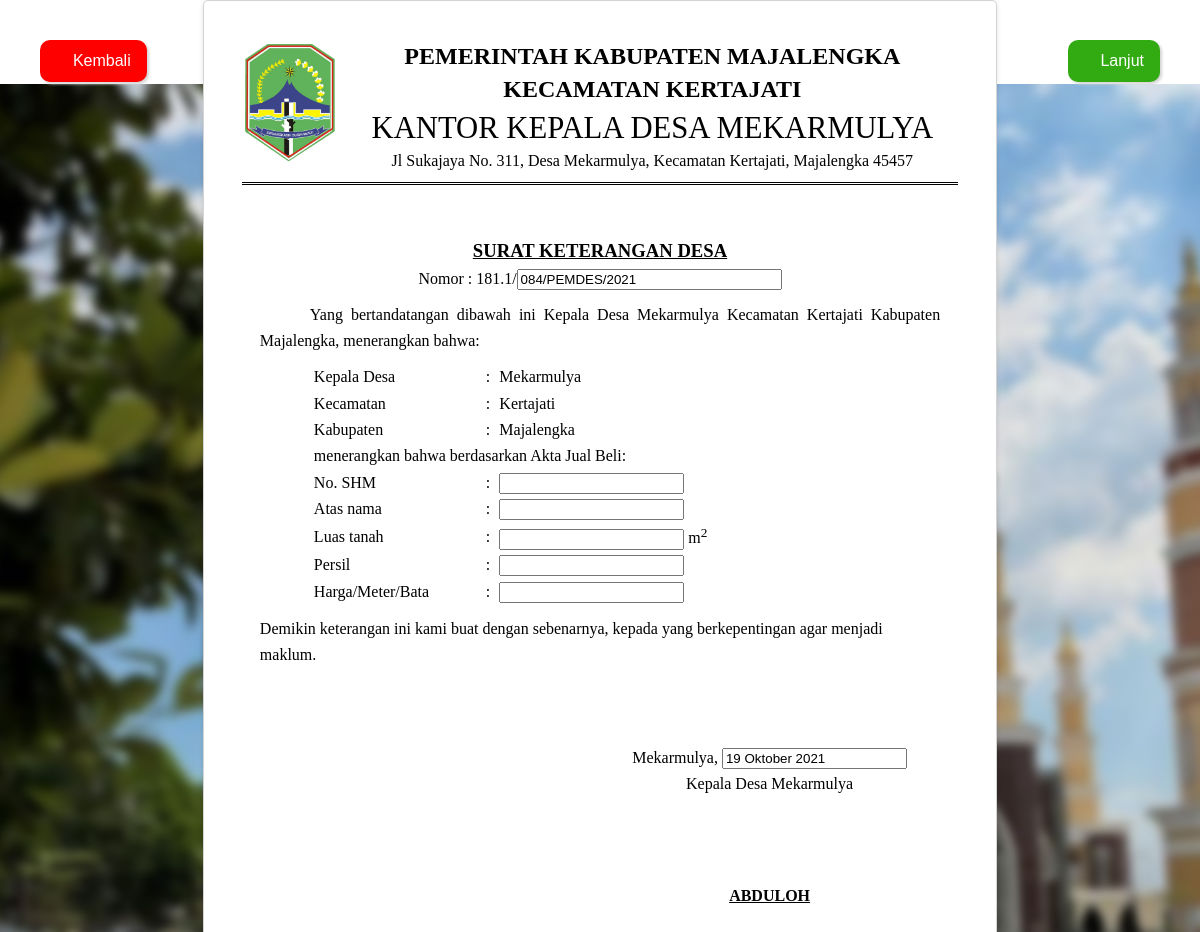
The page /index.php/surat/SKDKT2 on the database its author committed.
### tables this page shows
CREATE TABLE `t_setting` (
  `id_setting` int(11) NOT NULL,
  `nama_desa` varchar(100) NOT NULL,
  `nama_kecamatan` varchar(100) NOT NULL,
  `nama_kabupaten` varchar(100) NOT NULL,
  `nama_provinsi` varchar(100) NOT NULL,
  `nama_kades` varchar(100) NOT NULL,
  `nama_camat` varchar(100) NOT NULL,
  `nip_camat` varchar(200) NOT NULL,
  `nama_kapolsek` varchar(100) NOT NULL,
  `nama_danramil` varchar(100) NOT NULL,
  `image_bg` varchar(255) NOT NULL,
  `kode_desa` varchar(200) NOT NULL,
  `kode_provinsi` varchar(100) NOT NULL,
  `kode_kabupaten` varchar(100) NOT NULL,
  `kode_kecamatan` varchar(100) NOT NULL,
  `kode_pos` varchar(100) NOT NULL
);

### application/controllers/Surat.php (called while the page is built, shortened)
<?php
class Surat extends CI_Controller
{
	public function __construct()
	{
		$this->load->model('M_dt_penduduk');
		$this->load->library('pdf');
	}
	public function SKDKT2()
	{
		$no = $this->model_global->get_data('t_surat', ['id_jenissurat' => $this->uri->segment(2)])->num_rows() + 84;
		$data['no_surat'] = str_pad($no, 3, 0, STR_PAD_LEFT);
		$data['title'] = 'Surat Keterangan Desa Kepemilikan Tanah 2';
		$data['setting'] = $this->model_global->get_data('t_setting')->row_array();
		$data['penduduk'] =  $this->model_global->get_data('t_penduduk');
		$data['pemohon'] = $this->model_global->get_data('t_penduduk', ['nik' => $_SESSION['nik']])->row_array();
		$data['view'] = 'surat/jenis/SKDKT2';
		$this->load->view('lyt/layout_surat', $data);
	}
}

### index.php (called while the page is built, shortened)
<?php
require_once BASEPATH.'core/CodeIgniter.php';

### application/models/Model_global.php (called while the page is built, shortened)
<?php
class Model_global extends CI_Model
{
	public function get_data(string $table = null, array $where = [], array $join = [], array $like = [], array $or_like = [], string $limit = null, string $order = null, string $select = "*", array $group_by = [])
	{
		if (empty($join)) {
			return $this->db->select($select)->from($table)->where($where)->like($like)->or_like($or_like)->group_by($group_by)->limit($limit)->order_by($order)->get();
		} else {
			return $this->db->select($select)->from($table)->join($join['table'], $join['cond'], $join['type'])->where($where)->like($like)->or_like($or_like)->group_by($group_by)->limit($limit)->order_by($order)->get();
		}
	}
}

### application/helpers/tgl_indo_helper.php (called while the page is built, shortened)
<?php
function tgl_string($date)
{
	$pecah = explode("-", $date);
	$tanggal = $pecah[2];
	$bulan = bulan_sort($pecah[1]);
	$tahun = $pecah[0];
	return $tanggal.' '.$bulan.' '.$tahun;
}
		function bulan_sort($bln)
        {
            switch ($bln)
            {
                case "10":
                    return "Oktober";
                    break;
            }
        }

### application/views/surat/jenis/SKDKT2.php (the view, shortened to what this page needs)
<body class="bg-forgot">
	<form autocomplete="off" action="reviewSKDKT2" method="POST">
		<div class="book">
			<div class="page">
				<table style="width: 100%;border-collapse: collapse;">
					<tr class="border_bottom">
						<td>
							<img src="<?= base_url('public/vendor/assets/images/icons/logo-majalengka.png'); ?>" style="width: 25mm; height: auto;" />
						</td>
						<td style="text-align: center;">
							<div style="font-weight: bold; font-size: 18pt;">PEMERINTAH KABUPATEN MAJALENGKA</div>
							<div style="font-weight: bold; font-size: 18pt;">KECAMATAN KERTAJATI</div>
							<div style=" font-size: 23pt;">KANTOR KEPALA DESA MEKARMULYA</div>
							Jl Sukajaya No. 311, Desa Mekarmulya, Kecamatan Kertajati, Majalengka 45457
						</td>
					</tr>
				</table>
				<br /><br />
				<div class="isisurat">
					<div class="center" style="font-size: 14pt; text-decoration: underline;"><b>SURAT KETERANGAN DESA</b></div>
					<div class="center">Nomor : 181.1/<input type="text" name="no_skdkt2" id="no_skdkt2" size="30px" value="<?= $no_surat; ?>/PEMDES/<?= date('Y'); ?>"></div>
					<div class="tab">
						Yang bertandatangan dibawah ini Kepala Desa Mekarmulya Kecamatan Kertajati Kabupaten Majalengka, menerangkan bahwa:
					</div>
					<div class="tab">
						<table style=" width: 85%; margin: 0 auto;">
							<tr>
								<td style="width: 30%;">
									Kepala Desa
								</td>
								<td>:</td>
								<td>
									<?= ucwords(strtolower($setting['nama_desa'])); ?>
								</td>
							</tr>
							<tr>
								<td>
									Kecamatan
								</td>
								<td>:</td>
								<td>
									<?= ucwords(strtolower($setting['nama_kecamatan'])); ?>
								</td>
							</tr>
							<tr>
								<td>
									Kabupaten
								</td>
								<td>:</td>
								<td>
									Majalengka
								</td>
							</tr>
							<tr>
								<td colspan="3">
									menerangkan bahwa berdasarkan Akta Jual Beli:
								</td>
								<td></td>
								<td>
								</td>
							</tr>
							<tr>
								<td>
									No. SHM
								</td>
								<td>:</td>
								<td>
									<input type="text" name="no_shm" id="no_shm" required>
								</td>
							</tr>
							<tr>
								<td>
									Atas nama
								</td>
								<td>:</td>
								<td>
									<input type="text" name="atas_nama" id="atas_nama" required>
								</td>
							</tr>
							<tr>
								<td>
									Luas tanah
								</td>
								<td>:</td>
								<td>
									<input type="number" name="luas_tanah" id="luas_tanah" required> m<sup>2</sup>
								</td>
							</tr>
							<tr>
								<td>
									Persil
								</td>
								<td>:</td>
								<td>
									<input type="number" name="persil" id="persil" required>
								</td>
							</tr>
							<tr>
								<td>
									Harga/Meter/Bata
								</td>
								<td>:</td>
								<td>
									<input type="number" name="harga" id="harga" required>
								</td>
							</tr>
						</table>
					</div>
					Demikin keterangan ini kami buat dengan sebenarnya, kepada yang berkepentingan agar
					menjadi maklum.
					<br>
					<br>
					<br>
					<br>
					<table style="width: 100%;">
						<tr>
							<td></td>
							<td style="text-align: center;">
								<?= ucwords(strtolower($setting['nama_desa'])); ?>, <input type="text" class="datepicker" name="tgl_surat" id="tgl_surat" value="<?= tgl_string(date("Y-m-d")); ?>">
							</td>
						</tr>
						<tr style="vertical-align:bottom">
							<td style="width:50%;text-align: center;">
							</td>
							<td style="width:50%;text-align: center;">
								Kepala Desa Mekarmulya
								<br />
								<br />
								<br />
								<br />
								<br />
								<u><b><?= $setting['nama_kades']; ?></b></u>
							</td>
						</tr>
					</table>
				</div>
			</div>
		</div>
		<button type="submit" name="submit" class="lanjut no-print"><i class="fa fa-arrow-right"></i> Lanjut</button>
	</form>
	<button onclick="window.history.back()" class="kembali no-print" title="Kembali">
		<i class="fa fa-arrow-left"></i> Kembali
	</button>

### rows shown on the page
t_setting: nama_desa "Mekarmulya", nama_kecamatan "Kertajati", nama_kades "ABDULOH"
